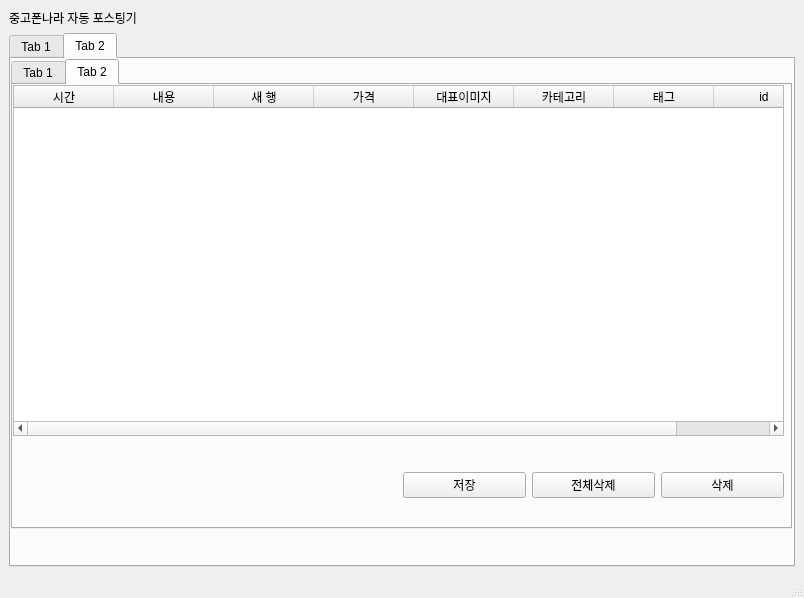
<?xml version="1.0" encoding="UTF-8"?>
<ui version="4.0">
 <class>MainWindow</class>
 <widget class="QMainWindow" name="MainWindow">
  <property name="geometry">
   <rect>
    <x>0</x>
    <y>0</y>
    <width>804</width>
    <height>598</height>
   </rect>
  </property>
  <property name="windowTitle">
   <string>MainWindow</string>
  </property>
  <widget class="QWidget" name="centralwidget">
   <layout class="QGridLayout" name="gridLayout_4">
    <item row="1" column="0">
     <widget class="QLabel" name="label">
      <property name="text">
       <string>중고폰나라 자동 포스팅기</string>
      </property>
     </widget>
    </item>
    <item row="2" column="0">
     <widget class="QTabWidget" name="tabWidget">
      <property name="currentIndex">
       <number>1</number>
      </property>
      <widget class="QWidget" name="tab">
       <attribute name="title">
        <string>Tab 1</string>
       </attribute>
       <widget class="QPushButton" name="pushButton_3">
        <property name="geometry">
         <rect>
          <x>620</x>
          <y>18</y>
          <width>151</width>
          <height>101</height>
         </rect>
        </property>
        <property name="text">
         <string>작업시작</string>
        </property>
       </widget>
       <widget class="QTextBrowser" name="textBrowser">
        <property name="geometry">
         <rect>
          <x>20</x>
          <y>140</y>
          <width>541</width>
          <height>291</height>
         </rect>
        </property>
       </widget>
       <widget class="QWidget" name="gridLayoutWidget">
        <property name="geometry">
         <rect>
          <x>270</x>
          <y>10</y>
          <width>324</width>
          <height>132</height>
         </rect>
        </property>
        <layout class="QGridLayout" name="gridLayout_3">
         <item row="2" column="0">
          <widget class="QCheckBox" name="checkBox_8">
           <property name="text">
            <string>게시글 시간설정</string>
           </property>
          </widget>
         </item>
         <item row="1" column="2">
          <widget class="QLabel" name="label_11">
           <property name="text">
            <string>초</string>
           </property>
          </widget>
         </item>
         <item row="1" column="1">
          <widget class="QLineEdit" name="lineEdit_5"/>
         </item>
         <item row="0" column="0">
          <widget class="QLabel" name="label_3">
           <property name="text">
            <string>작업대기시간:</string>
           </property>
          </widget>
         </item>
         <item row="0" column="1">
          <widget class="QLineEdit" name="lineEdit_2"/>
         </item>
         <item row="2" column="1">
          <widget class="QCheckBox" name="checkBox_9">
           <property name="text">
            <string>반복작업</string>
           </property>
          </widget>
         </item>
         <item row="1" column="0">
          <widget class="QLabel" name="label_2">
           <property name="text">
            <string>전체대기시간:</string>
           </property>
          </widget>
         </item>
         <item row="0" column="2">
          <widget class="QLabel" name="label_10">
           <property name="text">
            <string>초</string>
           </property>
          </widget>
         </item>
        </layout>
       </widget>
       <widget class="QPushButton" name="pushButton_9">
        <property name="geometry">
         <rect>
          <x>632</x>
          <y>371</y>
          <width>141</width>
          <height>61</height>
         </rect>
        </property>
        <property name="text">
         <string>작업종료</string>
        </property>
       </widget>
       <widget class="QWidget" name="gridLayoutWidget_5">
        <property name="geometry">
         <rect>
          <x>30</x>
          <y>30</y>
          <width>215</width>
          <height>97</height>
         </rect>
        </property>
        <layout class="QGridLayout" name="gridLayout_7">
         <item row="3" column="0">
          <widget class="QCheckBox" name="checkBox_4">
           <property name="text">
            <string>우클릭허용</string>
           </property>
          </widget>
         </item>
         <item row="0" column="0">
          <widget class="QCheckBox" name="checkBox">
           <property name="text">
            <string>댓글허용</string>
           </property>
          </widget>
         </item>
         <item row="1" column="0">
          <widget class="QCheckBox" name="checkBox_2">
           <property name="text">
            <string>전체알람</string>
           </property>
          </widget>
         </item>
         <item row="2" column="0">
          <widget class="QCheckBox" name="checkBox_3">
           <property name="text">
            <string>검색됨</string>
           </property>
          </widget>
         </item>
         <item row="0" column="1">
          <widget class="QCheckBox" name="checkBox_5">
           <property name="text">
            <string>연락처 노출 동의</string>
           </property>
          </widget>
         </item>
         <item row="1" column="1">
          <widget class="QCheckBox" name="checkBox_6">
           <property name="text">
            <string>일회용 번호 사용</string>
           </property>
          </widget>
         </item>
         <item row="2" column="1">
          <widget class="QCheckBox" name="checkBox_7">
           <property name="text">
            <string>네이버 페이</string>
           </property>
          </widget>
         </item>
        </layout>
       </widget>
      </widget>
      <widget class="QWidget" name="tab_2">
       <attribute name="title">
        <string>Tab 2</string>
       </attribute>
       <widget class="QTabWidget" name="tabWidget_2">
        <property name="geometry">
         <rect>
          <x>0</x>
          <y>0</y>
          <width>781</width>
          <height>470</height>
         </rect>
        </property>
        <property name="currentIndex">
         <number>1</number>
        </property>
        <widget class="QWidget" name="tab_3">
         <attribute name="title">
          <string>Tab 1</string>
         </attribute>
         <widget class="QScrollArea" name="scrollArea">
          <property name="geometry">
           <rect>
            <x>20</x>
            <y>12</y>
            <width>741</width>
            <height>291</height>
           </rect>
          </property>
          <property name="widgetResizable">
           <bool>true</bool>
          </property>
          <widget class="QWidget" name="scrollAreaWidgetContents">
           <property name="geometry">
            <rect>
             <x>0</x>
             <y>0</y>
             <width>739</width>
             <height>289</height>
            </rect>
           </property>
           <widget class="QTextEdit" name="textEdit">
            <property name="geometry">
             <rect>
              <x>53</x>
              <y>71</y>
              <width>671</width>
              <height>192</height>
             </rect>
            </property>
           </widget>
           <widget class="QLabel" name="label_6">
            <property name="geometry">
             <rect>
              <x>12</x>
              <y>71</y>
              <width>26</width>
              <height>18</height>
             </rect>
            </property>
            <property name="text">
             <string>내용</string>
            </property>
           </widget>
           <widget class="QLabel" name="label_5">
            <property name="geometry">
             <rect>
              <x>12</x>
              <y>40</y>
              <width>26</width>
              <height>18</height>
             </rect>
            </property>
            <property name="text">
             <string>제목</string>
            </property>
           </widget>
           <widget class="QLineEdit" name="lineEdit">
            <property name="geometry">
             <rect>
              <x>57</x>
              <y>40</y>
              <width>661</width>
              <height>21</height>
             </rect>
            </property>
           </widget>
           <widget class="QLabel" name="label_4">
            <property name="geometry">
             <rect>
              <x>12</x>
              <y>12</y>
              <width>65</width>
              <height>18</height>
             </rect>
            </property>
            <property name="text">
             <string>게시글작성</string>
            </property>
           </widget>
          </widget>
         </widget>
         <widget class="QPushButton" name="pushButton_2">
          <property name="geometry">
           <rect>
            <x>530</x>
            <y>330</y>
            <width>211</width>
            <height>91</height>
           </rect>
          </property>
          <property name="text">
           <string>글등록</string>
          </property>
         </widget>
         <widget class="QWidget" name="gridLayoutWidget_3">
          <property name="geometry">
           <rect>
            <x>12</x>
            <y>330</y>
            <width>221</width>
            <height>88</height>
           </rect>
          </property>
          <layout class="QGridLayout" name="gridLayout">
           <item row="0" column="1">
            <widget class="QLineEdit" name="lineEdit_6"/>
           </item>
           <item row="1" column="0">
            <widget class="QLabel" name="label_9">
             <property name="text">
              <string>태그</string>
             </property>
            </widget>
           </item>
           <item row="0" column="0">
            <widget class="QLabel" name="label_12">
             <property name="text">
              <string>판매가</string>
             </property>
            </widget>
           </item>
           <item row="1" column="1">
            <widget class="QLineEdit" name="lineEdit_7"/>
           </item>
          </layout>
         </widget>
         <widget class="QWidget" name="gridLayoutWidget_4">
          <property name="geometry">
           <rect>
            <x>240</x>
            <y>329</y>
            <width>221</width>
            <height>91</height>
           </rect>
          </property>
          <layout class="QGridLayout" name="gridLayout_2">
           <item row="1" column="1">
            <widget class="QLineEdit" name="lineEdit_8"/>
           </item>
           <item row="1" column="0">
            <widget class="QLabel" name="label_14">
             <property name="text">
              <string>카테고리URL</string>
             </property>
            </widget>
           </item>
           <item row="0" column="0">
            <widget class="QLabel" name="label_13">
             <property name="text">
              <string>대표이미지</string>
             </property>
            </widget>
           </item>
           <item row="0" column="1">
            <widget class="QLineEdit" name="lineEdit_4"/>
           </item>
          </layout>
         </widget>
         <widget class="QPushButton" name="pushButton">
          <property name="geometry">
           <rect>
            <x>465</x>
            <y>341</y>
            <width>21</width>
            <height>21</height>
           </rect>
          </property>
          <property name="text">
           <string>..</string>
          </property>
         </widget>
        </widget>
        <widget class="QWidget" name="tab_4">
         <attribute name="title">
          <string>Tab 2</string>
         </attribute>
         <widget class="QLabel" name="label_7">
          <property name="geometry">
           <rect>
            <x>10</x>
            <y>0</y>
            <width>81</width>
            <height>16</height>
           </rect>
          </property>
          <property name="text">
           <string/>
          </property>
         </widget>
         <widget class="QWidget" name="verticalLayoutWidget">
          <property name="geometry">
           <rect>
            <x>390</x>
            <y>370</y>
            <width>381</width>
            <height>61</height>
           </rect>
          </property>
          <layout class="QGridLayout" name="gridLayout_5">
           <item row="0" column="0">
            <widget class="QPushButton" name="pushButton_4">
             <property name="text">
              <string>저장</string>
             </property>
            </widget>
           </item>
           <item row="0" column="2">
            <widget class="QPushButton" name="pushButton_6">
             <property name="text">
              <string>삭제</string>
             </property>
            </widget>
           </item>
           <item row="0" column="1">
            <widget class="QPushButton" name="pushButton_7">
             <property name="text">
              <string>전체삭제</string>
             </property>
            </widget>
           </item>
          </layout>
         </widget>
         <widget class="QTableWidget" name="tableWidget">
          <property name="geometry">
           <rect>
            <x>0</x>
            <y>0</y>
            <width>771</width>
            <height>351</height>
           </rect>
          </property>
          <column>
           <property name="text">
            <string>시간</string>
           </property>
          </column>
          <column>
           <property name="text">
            <string>내용</string>
           </property>
          </column>
          <column>
           <property name="text">
            <string>새 행</string>
           </property>
          </column>
          <column>
           <property name="text">
            <string>가격</string>
           </property>
          </column>
          <column>
           <property name="text">
            <string>대표이미지</string>
           </property>
          </column>
          <column>
           <property name="text">
            <string>카테고리</string>
           </property>
          </column>
          <column>
           <property name="text">
            <string>태그</string>
           </property>
          </column>
          <column>
           <property name="text">
            <string>id</string>
           </property>
          </column>
         </widget>
        </widget>
       </widget>
      </widget>
     </widget>
    </item>
   </layout>
  </widget>
  <widget class="QMenuBar" name="menubar">
   <property name="geometry">
    <rect>
     <x>0</x>
     <y>0</y>
     <width>804</width>
     <height>22</height>
    </rect>
   </property>
  </widget>
  <widget class="QStatusBar" name="statusbar"/>
 </widget>
 <resources/>
 <connections/>
</ui>
